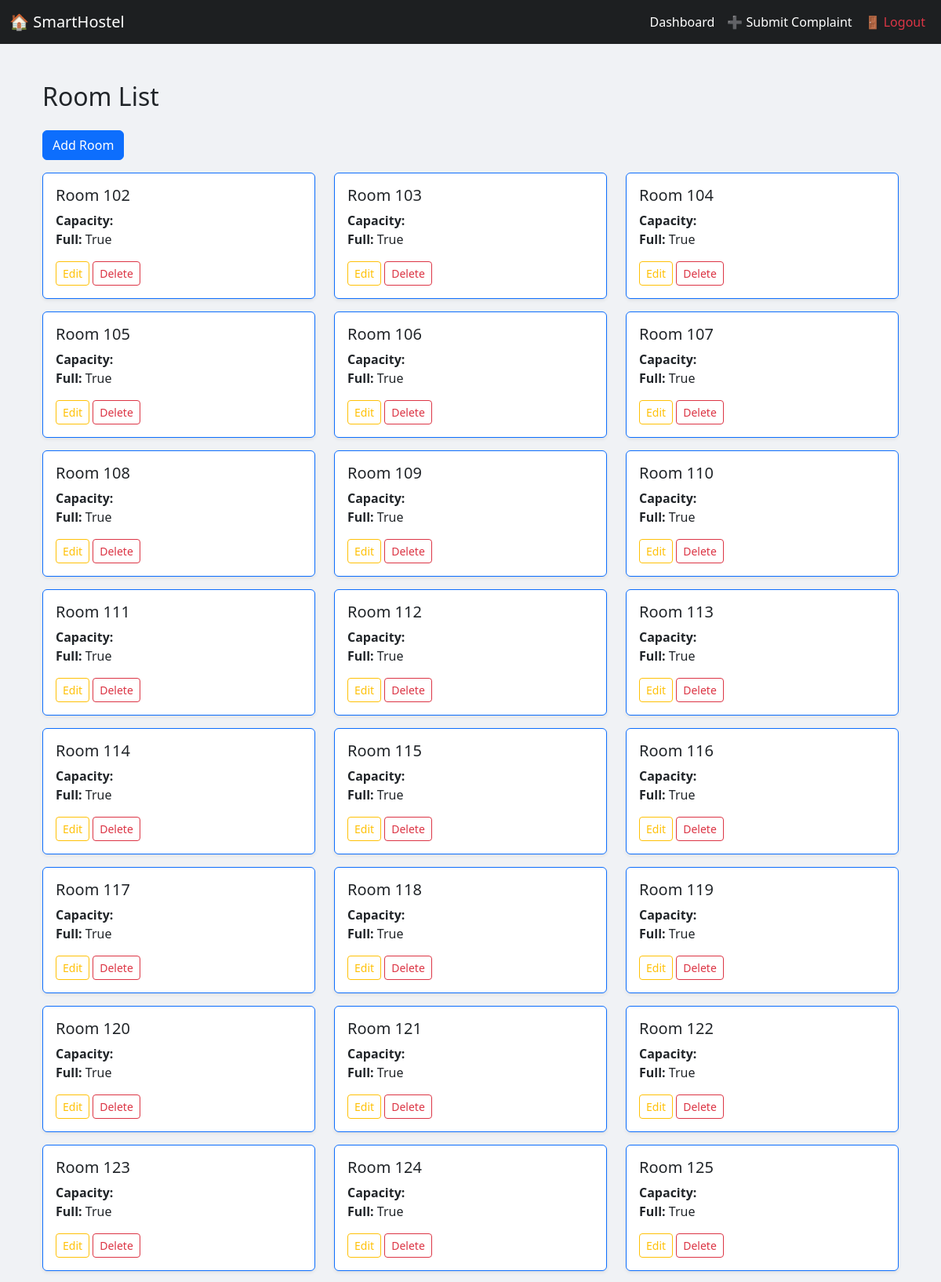
The page /rooms/ (signed in, upper part) on the database its author committed.
### hostelapp/models.py (models this page shows, shortened)
class Room(models.Model):
    room_number = models.CharField(max_length=10, unique=True)
    max_capacity = models.IntegerField(default=3)
    def current_occupants(self):
        return Student.objects.filter(room=self).count()
    def is_full(self):
        return self.current_occupants() >= self.max_capacity

### hostelapp/views.py (the view)
# urls.py: path('rooms/', views.view_rooms, name='view_rooms'),
@login_required
def view_rooms(request):
    rooms = Room.objects.all()
    return render(request, 'admin_room_list.html', {'rooms': rooms})

### hostelml/templates/admin_room_list.html
{% extends 'base.html' %}
{% block content %}
<div class="container mt-4">
    <h2 class="mb-4">Room List</h2>
    <a href="{% url 'add_room' %}" class="btn btn-primary mb-3">Add Room</a>
    <div class="row">
        {% for room in rooms %}
        <div class="col-md-4 mb-3">
            <div class="card shadow-sm border-primary">
                <div class="card-body">
                    <h5 class="card-title">Room {{ room.room_number }}</h5>
                    <p class="card-text">
                        <strong>Capacity:</strong> {{ room.capacity }}<br>
                        <strong>Full:</strong> {{ room.is_full }}
                    </p>
                    <a href="{% url 'edit_room' room.id %}" class="btn btn-sm btn-outline-warning">Edit</a>
                    <a href="{% url 'delete_room' room.id %}" class="btn btn-sm btn-outline-danger">Delete</a>
                </div>
            </div>
        </div>
        {% endfor %}
    </div>
</div>
{% endblock %}

### hostelml/templates/base.html (style rules this page uses)
html, body { height: 100%; margin: 0; background-color: #f5f7fa; color: #212529; }
a { color: #0d6efd; text-decoration: none; }

### rows shown on the page
Room: room_number "102", is_full "True"
Room: room_number "103", is_full "True"
Room: room_number "104", is_full "True"
Room: room_number "105", is_full "True"
Room: room_number "106", is_full "True"
Room: room_number "107", is_full "True"
Room: room_number "108", is_full "True"
Room: room_number "109", is_full "True"
Room: room_number "110", is_full "True"
Room: room_number "111", is_full "True"
Room: room_number "112", is_full "True"
Room: room_number "113", is_full "True"
Room: room_number "114", is_full "True"
Room: room_number "115", is_full "True"
Room: room_number "116", is_full "True"
Room: room_number "117", is_full "True"
Room: room_number "118", is_full "True"
Room: room_number "119", is_full "True"
Room: room_number "120", is_full "True"
Room: room_number "121", is_full "True"
Room: room_number "122", is_full "True"
Room: room_number "123", is_full "True"
Room: room_number "124", is_full "True"
Room: room_number "125", is_full "True"
